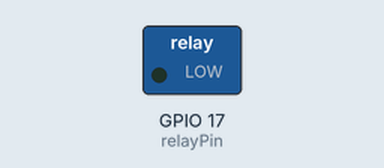
This program was run on a simulated Raspberry Pi (BCM pin numbers). On the bench: switched loads named in the program (green lamp = pin HIGH). Dashed ring = blinking. What the program prints to the terminal is not drawn.

Above: at 0.5 s.
Timing chart, 0 to 4.6 s (numbered marks = the images above):
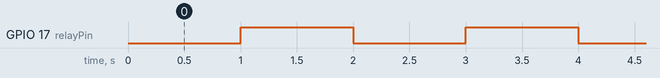

Measured:
- by itself, GPIO 17 (relayPin): alternates HIGH for 1.0 s and LOW for 1.0 s

The program:

relay.py
```python
import RPi.GPIO as GPIO
import time

relayPin = 17

# Define a setup function for some setup
def setup():
    GPIO.setmode(GPIO.BCM)
    GPIO.setup(relayPin, GPIO.OUT, initial=GPIO.LOW)

# Define a main function for main process
def main():
    while True:
        print ('...Relay open')
        # Tick
        GPIO.output(relayPin, GPIO.LOW)
        time.sleep(1)
        print ('Relay close...')
        # Tock
        GPIO.output(relayPin, GPIO.HIGH)
        time.sleep(1)

def destroy():
    # Turn off LED
    GPIO.output(relayPin, GPIO.LOW)
    # Release resource
    GPIO.cleanup()

# If run this script directly, do:
if __name__ == '__main__':
    setup()
    try:
        main()
    # When 'Ctrl+C' is pressed, the child program
    # destroy() will be  executed.
    except KeyboardInterrupt:
        destroy()
```
